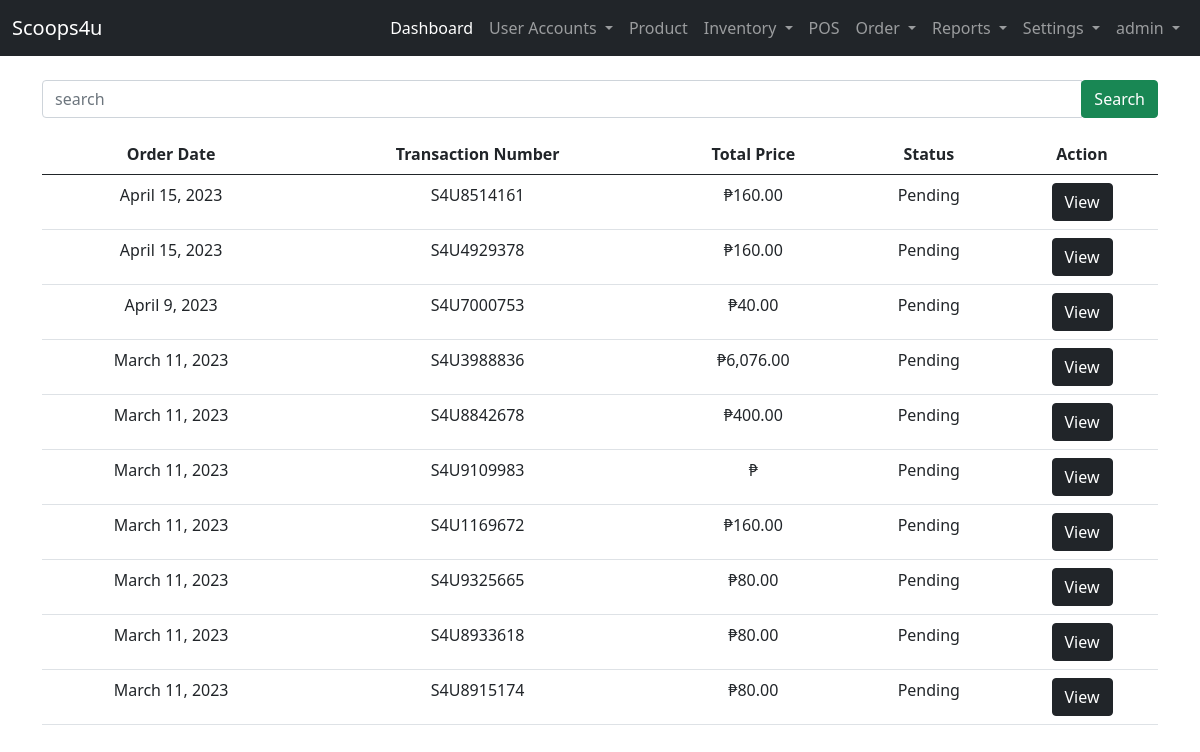
Page /user-site/transaction-orders/pending (signed in) on the committed database.
### landing_page/models.py (models this page shows)
class User(AbstractUser):
    ROLE = ((" "," "),("admin","admin"),("staff","staff"),("reseller","reseller"),("rider","rider"))
    STAT = ((" "," "),("active","active"),("inactive","inactive"))
    role = models.CharField(max_length=50, null=True, default=None, choices=ROLE)
    status = models.CharField(max_length=50, null=True, default=None , choices=STAT)

### admin_site/models.py (models this page shows, shortened)
class Transaction(models.Model):
    ORDERSTATUS = ( ("Pending","Pending"),("Out for Shipping","Out for Shipping"),("Completed","Completed"))
    DELIVERY_OPTION = ( ("pickup","pickup"),("delivery","delivery"))
    transaction_no =  models.CharField(unique=True, max_length=200, null=False,verbose_name='Transaction Number')
    transaction_user = models.CharField(max_length=250, null=True, verbose_name='List Username')
    transaction_fname = models.CharField(max_length=250, null=True, verbose_name='First Name')
    transaction_lname = models.CharField(max_length=250, null=True, verbose_name='Last Name')
    transaction_address = models.TextField(null=False, verbose_name='Address')
    transaction_contactno = models.BigIntegerField( null=True, verbose_name='Contact Number')
    transaction_doption = models.CharField(max_length=250, choices= DELIVERY_OPTION, null=True, verbose_name='Delivery Option')
    transaction_preferred_date = models.CharField(max_length=250,  null=True,   verbose_name='Preferred Date')
    transaction_totalprice =  models.BigIntegerField(null=True, default=0, verbose_name='Total Price')
    created_at =models.DateField(default=timezone.now,  verbose_name='Date Ordered')
    transaction_orderstatus = models.CharField(max_length=250, choices=ORDERSTATUS, null=True, default='Pending',verbose_name='Status')
    transaction_delivered = models.DateTimeField(null=True, blank=True, verbose_name='Delivered Time')

### admin_site/views.py (the view)
# urls.py: path('transaction-orders/pending', views.Transaction_orders, name='transaction_orders'),
@login_required(login_url='landing_page:login')
def Transaction_orders(request):
    list_transaction = Transaction.objects.filter(Q(transaction_orderstatus = "Pending")).order_by('-id')
    transaction_pending = Transaction.objects.filter(transaction_orderstatus = "Pending").count()
    context = {
        'list_transaction':list_transaction,
        'transaction_pending':transaction_pending
    }
    return render(request, 'admin_site/transaction/orders.html', context)

### templates/admin_site/transaction/orders.html (shortened to what this page needs)
{% extends 'admin_site/base.html' %}
{% block content %}
{% load humanize %}
{% if list_transaction %}
<form action="{% url 'admin_site:search_transaction' %}" method="GET" class="my-3 ">
    <div class="input-group">
        <input type="text" class="form-control" name="search" placeholder="search" required>
        <div class="input-group-append">
            <button class="btn btn-success" type="submit">Search</button>
        </div>
    </div>
</form>
    <table class="table table-hover text-center" >
        <thead>
            <tr>
                <th>Order Date</th>
                <th>Transaction Number</th>
                <th>Total Price</th>
                <th>Status</th>
                <th>Action</th>
            </tr>
        </thead>
        <tbody>
            {% for list in list_transaction %}
            <tr>
                <td>{{ list.created_at}}</td>
                <td>{{ list.transaction_no }}</td>
                <td>&#8369;{{ list.transaction_totalprice|floatformat:2|intcomma }}</td>
                <td>{{ list.transaction_orderstatus }}</td>
                <form action="{% url 'admin_site:transaction_view' list.id  %} " method="GET" >
                    <td><input type="submit" class="btn btn-dark" value="View"></td>
                </form>
            </tr>
            {% endfor %}
        </tbody>
    </table>
    {% endif %}
{% endblock content %}

### templates/admin_site/base.html (shortened to what this page needs)
{% load static %}
<!DOCTYPE html>
<html lang="en">
<head>
    <link href="https://cdn.jsdelivr.net/npm/bootstrap@5.0.2/dist/css/bootstrap.min.css" rel="stylesheet">
    <link rel="stylesheet" href="{% static 'css/sample.css' %}">
  </head>
<body>
  {% if user.role == "admin"%}
    <nav class="navbar navbar-expand-lg navbar-dark bg-dark">
        <div class="container-fluid">
          <a class="navbar-brand" href="#">Scoops4u</a>
          <div class="collapse navbar-collapse" id="navbarNavDropdown">
            <ul class="navbar-nav ms-auto mb-2 mb-lg-0">
              <li class="nav-item">
                <a class="nav-link active" aria-current="page" href="{% url 'admin_site:dashboard'%}">Dashboard</a>
              </li>
              <li class="nav-item dropdown">
                <a class="nav-link dropdown-toggle" href="#" id="navbarDropdownMenuLink" role="button" data-bs-toggle="dropdown" aria-expanded="false">
                  User Accounts
                </a>
              </li>
              <li class="nav-item">
                <a class="nav-link" href="{%url 'admin_site:list_product' %}">Product</a>
              </li>
              <li class="nav-item dropdown">
                <a class="nav-link dropdown-toggle" href="#" id="navbarDropdownMenuLink" role="button" data-bs-toggle="dropdown" aria-expanded="false">
                  Inventory
                </a>
              </li>
              <li class="nav-item">
                <a class="nav-link" href="{%url 'admin_site:pos' %}">POS</a>
              </li>
              <li class="nav-item dropdown">
                <a class="nav-link dropdown-toggle" href="#" id="navbarDropdownMenuLink" role="button" data-bs-toggle="dropdown" aria-expanded="false">
                  Order
                </a>
              </li>
              <li class="nav-item dropdown">
                <a class="nav-link dropdown-toggle" href="#" id="navbarDropdownMenuLink" role="button" data-bs-toggle="dropdown" aria-expanded="false">
                  Reports
                </a>
              </li>
              <li class="nav-item dropdown">
                <a class="nav-link dropdown-toggle" href="#" id="navbarDropdownMenuLink" role="button" data-bs-toggle="dropdown" aria-expanded="false">
                  Settings
                </a>
              </li>
              <li class="nav-item dropdown">
                <a class="nav-link dropdown-toggle" href="#" id="navbarDropdownMenuLink" role="button" data-bs-toggle="dropdown" aria-expanded="false">
                  {{ user }}
                </a>
              </li>
            </ul>
          </div>
        </div>
      </nav>
  {% endif %}
      <div class="container">
        <div class="row mt-2">
            <div class="col-lg-12">
                {% block content %}
                {% endblock content %}
            </div>
        </div>
      </div>
</body>
</html>

### rows in the picture
User: username "admin"
Transaction: created_at "April 15, 2023", transaction_no "S4U8514161", transaction_totalprice "160.00", transaction_orderstatus "Pending"
Transaction: created_at "April 15, 2023", transaction_no "S4U4929378", transaction_totalprice "160.00", transaction_orderstatus "Pending"
Transaction: created_at "April 9, 2023", transaction_no "S4U7000753", transaction_totalprice "40.00", transaction_orderstatus "Pending"
Transaction: created_at "March 11, 2023", transaction_no "S4U3988836", transaction_totalprice "6,076.00", transaction_orderstatus "Pending"
Transaction: created_at "March 11, 2023", transaction_no "S4U8842678", transaction_totalprice "400.00", transaction_orderstatus "Pending"
Transaction: created_at "March 11, 2023", transaction_no "S4U9109983", transaction_orderstatus "Pending"
Transaction: created_at "March 11, 2023", transaction_no "S4U1169672", transaction_totalprice "160.00", transaction_orderstatus "Pending"
Transaction: created_at "March 11, 2023", transaction_no "S4U9325665", transaction_totalprice "80.00", transaction_orderstatus "Pending"
Transaction: created_at "March 11, 2023", transaction_no "S4U8933618", transaction_totalprice "80.00", transaction_orderstatus "Pending"
Transaction: created_at "March 11, 2023", transaction_no "S4U8915174", transaction_totalprice "80.00", transaction_orderstatus "Pending"
